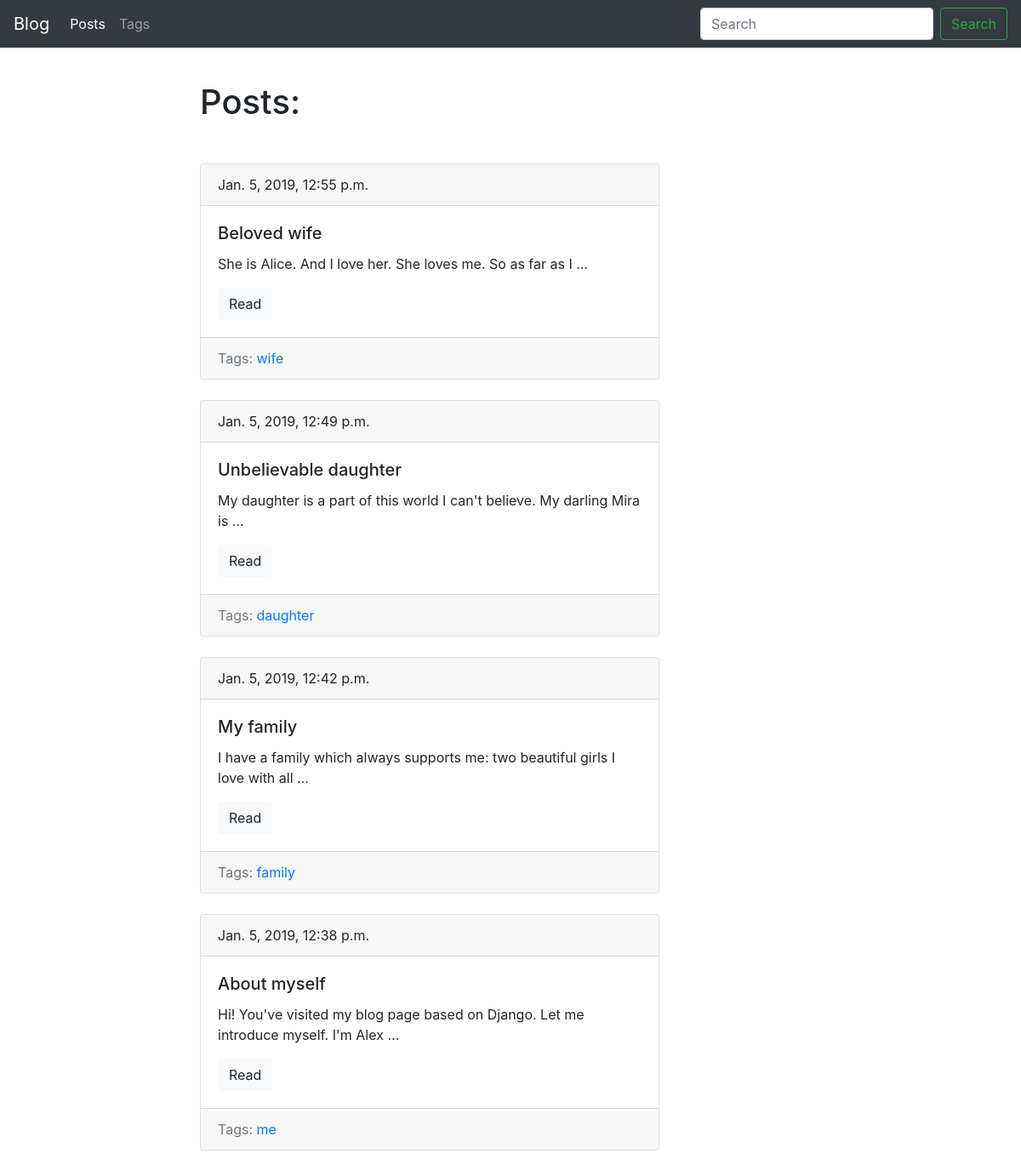
Screenshot of /blog/ with the database file from the repository.
### blog/models.py (models this page shows, shortened)
class Post(models.Model):
    title = models.CharField(max_length=150, db_index=True)
    slug = models.SlugField(max_length=150, blank=True, unique=True)
    body = models.TextField(blank=True, db_index=True)
    date_pub = models.DateTimeField(auto_now_add=True)
    tags = models.ManyToManyField('Tag', blank=True, related_name='posts')
    def get_absolute_url(self):
        return reverse('post_detail_url', kwargs={'slug': self.slug})
    class Meta:
        ordering = ['-date_pub']

class Tag(models.Model):
    title = models.CharField(max_length=50)
    slug = models.SlugField(max_length=50, unique=True)
    def get_absolute_url(self):
        return reverse('tag_detail_url', kwargs={'slug': self.slug})
    class Meta:
        ordering = ['title']

### blog/views.py (the view)
# urls.py: path('', posts_list, name='posts_list_url'),
def posts_list(request):
    search_query = request.GET.get('search', '')
    if search_query:
        posts = Post.objects.filter(Q(title__icontains=search_query) |
                                    Q(body__icontains=search_query))
    else:
        posts = Post.objects.all()
    paginator = Paginator(posts, 10)
    page_number = request.GET.get('page', 1)
    page = paginator.get_page(page_number)
    is_paginated = page.has_other_pages()
    prev_page_url = '?page=%s' % page.previous_page_number() if page.has_previous() else ''
    next_page_url = '?page=%s' % page.next_page_number() if page.has_next() else ''
    context = {
        'page_object': page,
        'is_paginated': is_paginated,
        'next_page_url': next_page_url,
        'prev_page_url': prev_page_url,
    }
    return render(request, 'blog/index.html', context=context)

### blog/templates/blog/index.html (shortened to what this page needs)
{% extends 'blog/base_blog.html' %}
{% block content %}
    <h1 class="mb-5 pt-5">Posts:</h1>
    {% for post in page_object.object_list %}
        {% include 'blog/includes/post_card_template.html' %}
    {% endfor %}
{% endblock %}

### blog/templates/blog/includes/post_card_template.html
<div class="card mb-4">
    <div class="card-header">
        {{ post.date_pub }}
    </div>
    <div class="card-body">
        <h5 class="card-title">{{ post.title }}</h5>
        <p class="card-text">{{ post.body|truncatewords:15 }}</p>
        <a href="{{ post.get_absolute_url }}" class="btn btn-light">Read</a>
    </div>
    <div class="card-footer text-muted">
        Tags:
            {% for tag in post.tags.all %}
                <a href="{{ tag.get_absolute_url }}">{{ tag.title }}</a>
            {% endfor %}
    </div>
</div>

### rows the page displays
Post: date_pub "Jan. 5, 2019, 12:55 p.m.", title "Beloved wife", body "She is Alice. And I love her. She loves me. So as far as I …"
Tag: title "wife"
Post: date_pub "Jan. 5, 2019, 12:49 p.m.", title "Unbelievable daughter", body "My daughter is a part of this world I can't believe. My darling Mira is …"
Tag: title "daughter"
Post: date_pub "Jan. 5, 2019, 12:42 p.m.", title "My family", body "I have a family which always supports me: two beautiful girls I love with all …"
Tag: title "family"
Post: date_pub "Jan. 5, 2019, 12:38 p.m.", title "About myself", body "Hi! You've visited my blog page based on Django. Let me introduce myself. I'm Alex …"
Tag: title "me"
